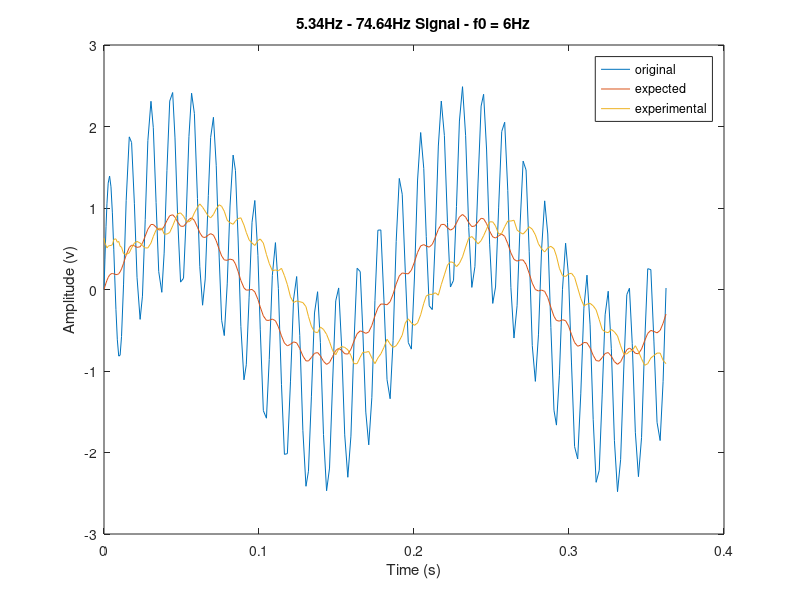

The MATLAB script that drew this image:
clear; close all; clc;

freq1 = 5.34;
freq2 = 74.645;
R = 265.25;
C = 1e-4;
cte1 = 1/sqrt(1+(R*C*freq1*2*pi)^2);
cte2 = 1/sqrt(1+(R*C*freq2*2*pi)^2);

n = 200;

load('exf6.mat')
t = exf6(1:n,4);

original_signal = 1.25 * (sin(freq1*2*pi*t) + sin(freq2*2*pi*t));
expected_signal = 1.25 * (0.68 * sin(freq1*2*pi*t) + 0.06 * sin(freq2*2*pi*t));
experimental_signal = exf6(1:n,3)-2.5;

figure;
plot(t,original_signal)
hold on
plot(t,expected_signal)
hold on
plot(t,experimental_signal)
hold off

xlabel('Time (s)')
ylabel('Amplitude (v)')
title('5.34Hz - 74.64Hz Signal - f0 = 6Hz')
legend('original','expected','experimental')

%pks = findpeaks(experimental_signal,'MinPeakDistance',5)
%findpeaks(experimental_signal,'MinPeakDistance',50)